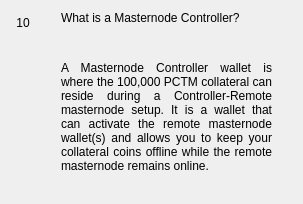
                  <widget class="QWidget" name="widgetFaq10" native="true">
                   <layout class="QHBoxLayout" name="horizontalpage_10" stretch="0,1">
                    <item alignment="Qt::AlignTop">
                     <widget class="QLabel" name="labelNumber10">
                      <property name="minimumSize">
                       <size>
                        <width>24</width>
                        <height>24</height>
                       </size>
                      </property>
                      <property name="maximumSize">
                       <size>
                        <width>16777215</width>
                        <height>24</height>
                       </size>
                      </property>
                      <property name="text">
                       <string>10</string>
                      </property>
                      <property name="alignment">
                       <set>Qt::AlignCenter</set>
                      </property>
                     </widget>
                    </item>
                    <item>
                     <layout class="QVBoxLayout" name="verticalLayoutpage_10">
                      <property name="leftMargin">
                       <number>20</number>
                      </property>
                      <property name="rightMargin">
                       <number>20</number>
                      </property>
                      <item>
                       <widget class="QLabel" name="labelSubtitle10">
                        <property name="text">
                         <string>What is a Masternode Controller?</string>
                        </property>
                        <property name="wordWrap">
                         <bool>true</bool>
                        </property>
                       </widget>
                      </item>
                      <item>
                       <spacer name="verticalSpacer_100">
                        <property name="orientation">
                         <enum>Qt::Vertical</enum>
                        </property>
                        <property name="sizeType">
                         <enum>QSizePolicy::Fixed</enum>
                        </property>
                        <property name="sizeHint" stdset="0">
                         <size>
                          <width>20</width>
                          <height>30</height>
                         </size>
                        </property>
                       </spacer>
                      </item>
                      <item>
                       <widget class="QLabel" name="labelContent10">
                        <property name="text">
                         <string>&lt;html&gt;&lt;head/&gt;&lt;body&gt;&lt;p align=&quot;justify&quot;&gt;A Masternode Controller wallet is where the 100,000 PCTM collateral can reside during a Controller-Remote masternode setup. It is a wallet that can activate the remote masternode wallet(s) and allows you to keep your collateral coins offline while the remote masternode remains online. &lt;/p&gt;&lt;/body&gt;&lt;/html&gt;</string>
                        </property>
                        <property name="alignment">
                         <set>Qt::AlignLeading|Qt::AlignLeft|Qt::AlignTop</set>
                        </property>
                        <property name="wordWrap">
                         <bool>true</bool>
                        </property>
                       </widget>
                      </item>
                      <item>
                       <spacer name="verticalSpacer_92">
                        <property name="orientation">
                         <enum>Qt::Vertical</enum>
                        </property>
                        <property name="sizeHint" stdset="0">
                         <size>
                          <width>20</width>
                          <height>20</height>
                         </size>
                        </property>
                       </spacer>
                      </item>
                     </layout>
                    </item>
                   </layout>
                  </widget>
